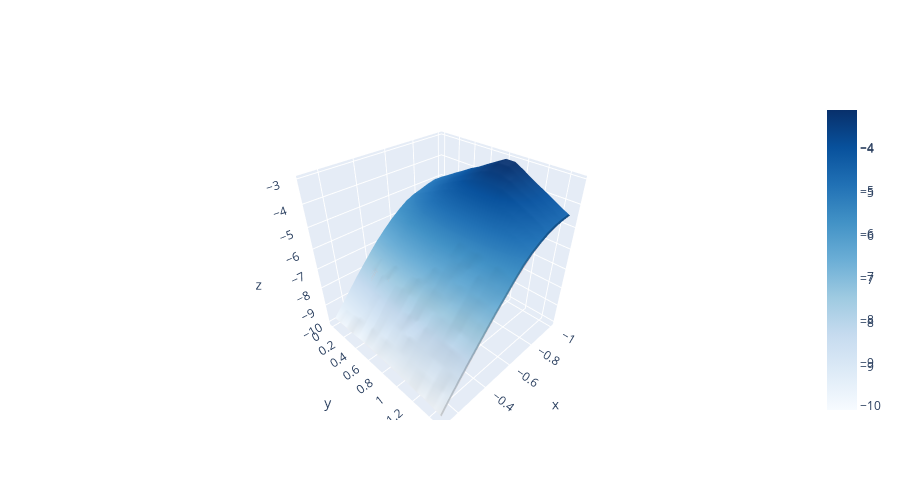

The code cell stored with this chart in its notebook:
### Code cell
qplt.show_VQE_annni(myvqe)

### Figure 1 — Plotly figure (JSON) as saved in the notebook; plotly's stock layout.template omitted (floating-point values rounded to 4 significant figures; data arrays with more than 128 entries replaced by an {"elided": "..."} marker saying what was removed)
{"data": [{"colorscale": [[0, "rgb(255,245,240)"], [0.125, "rgb(254,224,210)"], [0.25, "rgb(252,187,161)"], [0.375, "rgb(252,146,114)"], [0.5, "rgb(251,106,74)"], [0.625, "rgb(239,59,44)"], [0.75, "rgb(203,24,29)"], [0.875, "rgb(165,15,21)"], [1, "rgb(103,0,13)"]], "opacity": 0.2, "type": "surface", "x": [-1, -0.9412, -0.8824, -0.8235, -0.7647, -0.7059, -0.6471, -0.5882, -0.5294, -0.4706, -0.4118, -0.3529, -0.2941, -0.2353, -0.1765, -0.1176, -0.05882, 0], "y": [0, 0.1, 0.2, 0.3, 0.4, 0.5, 0.6, 0.7, 0.8, 0.9, 1, 1.1, 1.2, 1.3, 1.4, 1.5], "z": {"elided": "18x16 float values"}}, {"colorscale": [[0, "rgb(247,251,255)"], [0.125, "rgb(222,235,247)"], [0.25, "rgb(198,219,239)"], [0.375, "rgb(158,202,225)"], [0.5, "rgb(107,174,214)"], [0.625, "rgb(66,146,198)"], [0.75, "rgb(33,113,181)"], [0.875, "rgb(8,81,156)"], [1, "rgb(8,48,107)"]], "opacity": 1, "type": "surface", "x": [-1, -0.9412, -0.8824, -0.8235, -0.7647, -0.7059, -0.6471, -0.5882, -0.5294, -0.4706, -0.4118, -0.3529, -0.2941, -0.2353, -0.1765, -0.1176, -0.05882, 0], "y": [0, 0.1, 0.2, 0.3, 0.4, 0.5, 0.6, 0.7, 0.8, 0.9, 1, 1.1, 1.2, 1.3, 1.4, 1.5], "z": {"elided": "18x16 float values"}}], "layout": {"height": 500}}
